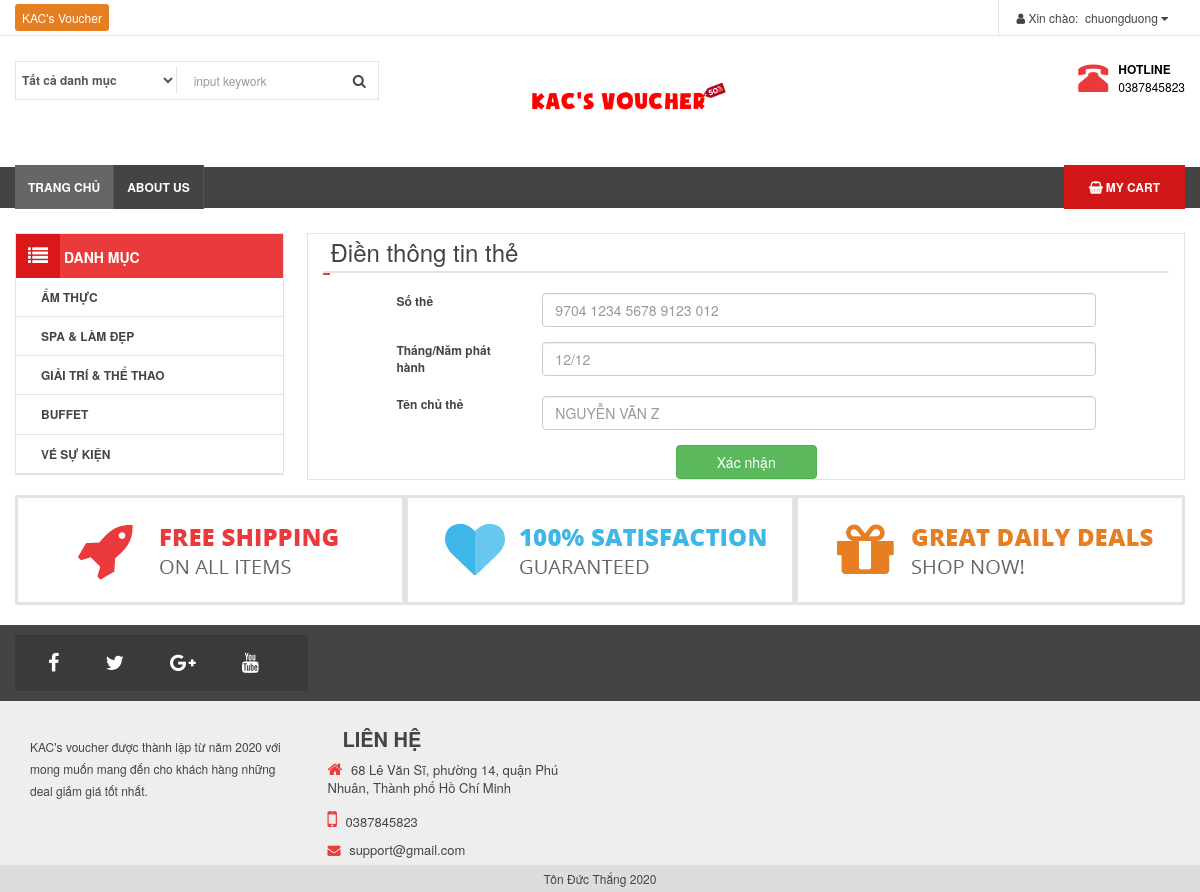
Page /thanh-toan-qua-the.php (signed in) on the committed database.
### tables this page shows
CREATE TABLE `category` (
  `id` int(11) NOT NULL,
  `name` varchar(100) DEFAULT NULL,
  `slug` varchar(100) DEFAULT NULL,
  `image` varchar(100) DEFAULT NULL,
  `banner` varchar(100) DEFAULT NULL,
  `home` tinyint(4) DEFAULT 0,
  `status` int(11) DEFAULT 1,
  `created_at` timestamp NOT NULL DEFAULT current_timestamp(),
  `updated_at` timestamp NOT NULL DEFAULT current_timestamp() ON UPDATE current_timestamp()
);

### libraries/Database.php (called while the page is built, shortened)
<?php
    class Database
    {
        public $link;
        public function __construct()
        {
            $this->link = mysqli_connect("localhost","root","","cnpm_voucher") or die ();
            mysqli_set_charset($this->link,"utf8");
        }
         public function fetchAll($table)
        {
            $sql = "SELECT * FROM {$table} WHERE 1" ;
            $result = mysqli_query($this->link,$sql) or die("Lỗi Truy Vấn fetchAll " .mysqli_error($this->link));
            $data = [];
            if( $result)
            {
                while ($num = mysqli_fetch_assoc($result))
                {
                    $data[] = $num;
                }
            }
            return $data;
        }
    }
?>

### autoload/autoload.php (called while the page is built, shortened)
<?php
    require_once __DIR__. "/../libraries/Database.php";
    $db = new Database;
?>

### public/thanh-toan-qua-the.php (the view, shortened to what this page needs)
<?php require_once __DIR__. "/../autoload/autoload.php";
?>
<?php require_once __DIR__. "/../layouts/header.php";?>
<div class="col-md-9 bor">
    <section class="box-main1">
        <h3 class= "title-main auto"><a href=""></a>Điền thông tin thẻ</h3>
        <form action="" method="POST" class="form-horizontal formcustom" role="form" style="margin-top: 20px">
            <div class="form-group">
                <label class="col-md-2 col-md-offset-1">Số thẻ</label>
                <div class="col-md-8">
                    <input type="text" name='id_card' placeholder="9704 1234 5678 9123 012" class="form-control">
                </div>
            </div>
            <div class="form-group">
                <label class="col-md-2 col-md-offset-1">Tháng/Năm phát hành</label>
                <div class="col-md-8">
                    <input type="text" name='date' placeholder="12/12" class="form-control">
                </div>
            </div>
            <div class="form-group">
                <label class="col-md-2 col-md-offset-1">Tên chủ thẻ</label>
                <div class="col-md-8">
                    <input type="text" name='name' placeholder="NGUYỄN VĂN Z" class="form-control">
                </div>
            </div>
            <button class="btn btn-success col-md-2 col-md-offset-5">Xác nhận</button>
        </form>
    </section>
</div>
<?php require_once __DIR__. "/../layouts/footer.php";?>

### layouts/header.php (shortened to what this page needs)
<?php require_once __DIR__. "/../autoload/autoload.php";
    $category = $db -> fetchAll('category');
?>
<!DOCTYPE html>
<html>
    <head>
        <link rel="stylesheet" type="text/css" href="css/font-awesome.min.css">
        <link rel="stylesheet" type="text/css" href="css/bootstrap.min.css">
        <link rel="stylesheet" type="text/css" href="css/slick.css"/>
        <link rel="stylesheet" type="text/css" href="css/slick-theme.css"/>
        <link rel="stylesheet" type="text/css" href="css/style.css">
    </head>
    <body>
        <div id="wrapper">
            <div id="header">
                <div id="header-top">
                    <div class="container">
                        <div class="row clearfix">
                            <div class="col-md-6" id="header-text">
                                <a>KAC's Voucher</a>
                            </div>
                            <div class="col-md-6">
                                <nav id="header-nav-top">
                                    <ul class="list-inline pull-right" id="headermenu">
                                        <?php if(isset($_SESSION['name_user'])): ?>
                                            <li>
                                                <a href="" class="text-danger"><i class="fa fa-user"></i> Xin chào:&nbsp <?= $_SESSION['name_user'] ?> <i class="fa fa-caret-down"></i></a>
                                            </li>
                                        <?php endif ?>
                                    </ul>
                                </nav>
                            </div>
                        </div>
                    </div>
                </div>
                <div class="container">
                    <div class="row" id="header-main">
                        <div class="col-md-5">
                            <form class="form-inline">
                                <div class="form-group">
                                    <label>
                                        <select name="category" class="form-control" id="search_option">
                                            <option> Tất cả danh mục</option>
                                        </select>
                                    </label>
                                    <input onkeyup="search(this.value)" type="text" name="keywork" placeholder=" input keywork" class="form-control">
                                    <button type="submit" class="btn btn-default"><i class="fa fa-search"></i></button>
                                </div>
                            </form>
                        </div>
                        <div class="col-md-4">
                            <a href="">
                                <img src="images/logo.png">
                            </a>
                        </div>
                        <div class="col-md-3" id="header-right">
                            <div class="pull-right">
                                <div class="pull-left">
                                    <i class="glyphicon glyphicon-phone-alt"></i>
                                </div>
                                <div class="pull-right">
                                    <p id="hotline">HOTLINE</p>
                                    <p>0387845823</p>
                                </div>
                            </div>
                        </div>
                    </div>
                </div>
            </div>
            <div id="menunav">
                <div class="container">
                    <nav>
                        <div class="home pull-left">
                            <a href="index.php">Trang chủ</a>
                        </div>
                        <ul id="menu-main">
                            <li>
                                <a href="about-us.php">About us</a>
                            </li>
                        </ul>
                        <ul class="pull-right" id="main-shopping">
                            <li>
                                <a href="gio-hang.php"><i class="fa fa-shopping-basket"></i> My Cart </a>
                            </li>
                        </ul>
                    </nav>
                </div>
            </div>
            <div id="maincontent">
                <div class="container">
                    <div class="col-md-3  fixside" >
                        <div class="box-left box-menu" >
                            <h3 class="box-title"><i class="fa fa-list"></i>  Danh mục</h3>
                            <ul>
                                <?php foreach($category as $item):?>
                                <li>
                                    <a href="danh-sach-san-pham.php?id=<?= $item['id'] ?>"> <?=$item['name']?></a>
                                </li>
                                <?php endforeach ?>
                            </ul>
                        </div>
                    </div>

### public/css/style.css (style rules this page uses)
* { margin: 0px; padding: 0px; font-size: 12px; color: #444; font-weight: 400; }
.container { padding: 0px; }
ol, ul, p { margin: 0px; list-style: none; }
h1, h2, h3, h4, h5, h6 { padding: 0px; margin: 0px; }
#header-top { border-bottom: 1px solid #e3e3e3; }
#header-text a { color: white; background-color: rgb(230, 126, 34); padding: 5px 7px; line-height: 35px; border-radius: 3px; margin-right: 10px; }
#header-nav-top #headermenu { position: relative; }
#headermenu > li { border-left: 1px solid #e3e3e3; }
#header-nav-top li a { color: #444; line-height: 35px; padding: 0px 12px; }
#header-main { padding: 25px 0px; }
#header-main .form-control, button { border: 0px; outline: 0px; border-radius: 0px; box-shadow: none; padding: 0px 2px; }
#header-main form { padding: 0px; }
#header-main .form-group { border: 1px solid #e3e3e3; }
#header-main .btn-default { border: none; outline: 0; box-shadow: none; line-height: 25px; background: none; }
#header-main label { padding: 0px; margin: 0px; }
#header-main select { font-size: 12px; height: 28px; border-right: 1px solid #e3e3e3 !important; padding-right: 37px !important; }
#header-main input[type="text"] { padding-left: 10px; font-size: 12px; }
#header-right p { padding: 0px; margin: 0px; color: #000; }
#header-right #hotline { font-weight: bold; }
#header-right i { color: #ea3a3c; font-size: 30px; padding-right: 10px; }
#menunav { background: #444; min-height: 40px; }
#menu-main > li { float: left; }
#menu-main > li > a, .home a { color: white; font-weight: bold; background: #444; line-height: 40px; text-transform: uppercase; font-size: 12px; border-right: 1px solid #555; }
#menu-main > li > a { padding: 13px; }
.home a { background: #666; padding: 13px; }
#main-shopping { margin-right: 0px; }
#main-shopping > li > a, #main-shopping > li > a > i { color: white; font-weight: bold; background-color: #d11618; line-height: 40px; text-transform: uppercase; font-size: 12px; }
#main-shopping > li > a { padding: 13px 25px; }
.bor { border: 1px solid #e3e3e3; }
.fixside { width: 23%; margin-right: 2%; padding: 0px; }
#maincontent { margin-top: 25px; }
.box-left { margin-bottom: 20px; border: 1px solid #e3e3e3; }
.box-title { background: #ea3a3c; color: white; font-weight: bold; font-size: 14px; text-transform: uppercase; }
.box-title .fa { color: white; font-size: 20px; background: #da1719; padding: 12px; }
.box-menu > ul { position: relative; }
.box-menu > ul > li { padding: 10px 25px; border-bottom: 1px solid #e3e3e3; }
.box-menu > ul > li > a { font-size: 12px; color: #444; text-transform: uppercase; font-weight: bold; }
.title-main { border-bottom: 2px solid #e3e3e3; padding: 5px 5px 5px 0px; }
.title-main a { font-weight: bold; padding: 5px 7px 5px 0px; font-size: 18px; border-bottom: 2px solid #ea3a3c; text-transform: uppercase; }

### rows in the picture
category: name "ẨM THỰC"
category: name "SPA & LÀM ĐẸP"
category: name "GIẢI TRÍ & THỂ THAO"
category: name "BUFFET"
category: name "VÉ SỰ KIỆN"

### other values in the picture
$_SESSION['name_user'] "chuongduong"
